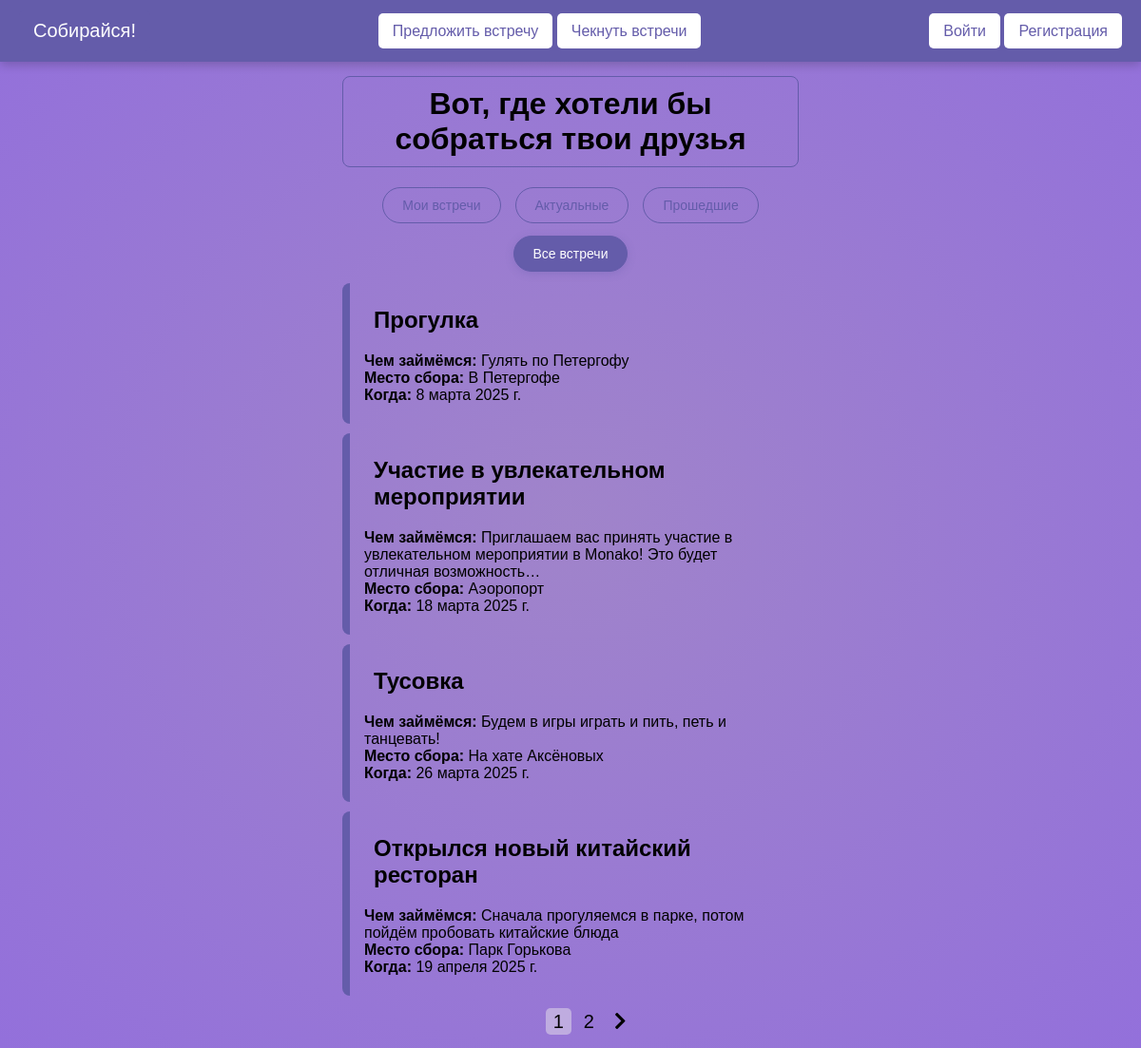
The app's page /check/?filter=all with its own data.
### meetings/models.py (models this page shows, shortened)
class Meeting(models.Model):
    author = models.ForeignKey(User, on_delete=models.SET_NULL, null=True)
    reason_to_meet = models.CharField('Повод для встречи', max_length=150)
    meeting_place = models.CharField('Место сбора' ,max_length=255)
    address = models.CharField('Адрес', max_length=150)
    what_to_do = models.TextField('Чем займёмся')
    dress_code = models.CharField('Дресс-код', max_length=150)
    link = models.URLField('Ссылка на место, мероприятие', blank=True)
    date_meeting = models.DateField('Когда собираемся')
    date_create = models.DateField(auto_now_add=True)
    class Meta:
        verbose_name = "Встреча"
        verbose_name_plural = "Встречи"

### meetings/views.py (the view)
# urls.py: path('check/', MeetingListView.as_view(), name='check'),
class MeetingListView(ListView):
    model = Meeting
    template_name = 'meetings/check.html'
    context_object_name = 'meetings'
    paginate_by = 4
    def get_queryset(self):
        queryset = super().get_queryset()
        filter_type = self.request.GET.get('filter', 'actual')
        now = timezone.now()
        if filter_type == 'author':
            queryset = queryset.filter(author=self.request.user)
        elif filter_type == 'past':
            queryset = queryset.filter(date_meeting__lt=now)
        elif filter_type == 'all':
            pass
        else:
            queryset = queryset.filter(date_meeting__gte=now)
        return queryset.order_by('date_meeting')
    def get_context_data(self, **kwargs):
        context = super().get_context_data(**kwargs)
        context['title'] = "Запланированные встречи"
        context['current_filter'] = self.request.GET.get('filter', 'actual')
        return context

### meetings/templates/meetings/check.html (shortened to what this page needs)
{% extends 'base.html' %}
{% load static %}
{% block content %}
<link rel="stylesheet" href="https://cdnjs.cloudflare.com/ajax/libs/font-awesome/5.15.4/css/all.min.css">
<link rel="stylesheet" type="text/css" href="{% static 'meetings/css/check.css' %}"/>
 <div class="container-fluid events-container">
    <h1 class="mb-4 ml-3">Вот, где хотели бы собраться твои друзья</h1>
     <div class="filters-container">
        <a href="?filter=author" class="filter-btn {% if current_filter == 'author' %}active{% endif %}">
            Мои встречи
        </a>
        <a href="?filter=actual" class="filter-btn {% if current_filter == 'actual' %}active{% endif %}">
            Актуальные
        </a>
        <a href="?filter=past" class="filter-btn {% if current_filter == 'past' %}active{% endif %}">
            Прошедшие
        </a>
        <a href="?filter=all" class="filter-btn {% if current_filter == 'all' %}active{% endif %}">
            Все встречи
        </a>
     </div>
    <div class="row g-4">
        {% for meeting in page_obj %}
        <div class="col-md-5 col-lg-4">
            <a href="{% url 'meeting_detail' meeting.pk %}" class="card-link">
                <div class="card meeting-card" style="border-left: 8px solid {{ 'rgb(100, 92, 170)' }}">
                    <div class="card-content">
                        <h2 class="card-title">{{ meeting.reason_to_meet }}</h2>
                        <p class="card-text">
                            <strong>Чем займёмся:</strong> {{ meeting.what_to_do|truncatechars:100 }}<br>
                            <strong>Место сбора: </strong> {{ meeting.meeting_place|truncatechars:100 }}<br>
                            <strong>Когда: </strong> {{ meeting.date_meeting }}
                        </p>
                    </div>
                </div>
            </a>
        </div>
        {% endfor %}
    </div>
</div>
    <nav aria-label="Page navigation">
        <ul class="pagination justify-content-center">
            {% for num in page_obj.paginator.page_range %}
                <li class="page-item {% if num == page_obj.number %}active{% endif %}">
                    <a class="page-link" href="?page={{ num }}&filter={{ current_filter }}">{{ num }}</a>
                </li>
            {% endfor %}
            {% if page_obj.has_next %}
                <li class="page-item">
                    <a class="page-link" href="?page={{ page_obj.next_page_number }}&filter={{ current_filter }}">
                        <i class="fas fa-chevron-right"></i>
                    </a>
                </li>
            {% endif %}
        </ul>
    </nav>
</div>
{% endblock %}

### meetings/static/meetings/css/style.css (style rules this page uses)
body { background: radial-gradient(ellipse, #A084CA, #9370DB); margin: 0; font-family: Arial, sans-serif; }

### meetings/static/meetings/css/check.css (style rules this page uses)
.events-container { margin-left: 30%; margin-top: 80px; max-width: 40%; }
.mb-4 { text-align: center; padding: 10px; border: 1px solid #645CAA; border-radius: 8px; }
.filters-container { display: flex; gap: 15px; flex-wrap: wrap; justify-content: center; }
.filter-btn { padding: 10px 20px; border: 1px solid #645CAA; border-radius: 25px; text-decoration: none; color: #645CAA; transition: all 0.3s ease; font-size: 14px; background: transparent; cursor: pointer; }
.filter-btn.active, .filter-btn:hover { background-color: #645CAA; color: white; transform: translateY(-2px); box-shadow: 0 2px 8px rgba(100, 92, 170, 0.3); }
.meeting-card { margin-top: 70px; margin: 10px 0; transition: transform 0.3s ease, box-shadow 0.3s ease; border-radius: 8px; overflow: hidden; transform-origin: left center; }
.card-content { padding: 5px 25px 5px 15px; }
.card-title { margin-left: 10px; }
.card-link { text-decoration: none; color: inherit; }
.pagination { margin-top: 20x; list-style: none; display: flex; justify-content: center; gap: 5px; }
.page-item.active .page-link { background-color: #BFACE0; border-color: #BFACE0; }
.page-link { color: #000000; font-size: 20px; font-weight: 500; border: 1px solid EBC7E8; border-radius: 5px; text-align: center; padding: 0.2rem 0.5rem; background-color: inherit; width: 25%; transition: background-color 0.3s ease; text-decoration: none; }

### records on screen
Meeting: reason_to_meet "Прогулка", what_to_do "Гулять по Петергофу", meeting_place "В Петергофе", date_meeting "8 марта 2025 г."
Meeting: reason_to_meet "Участие в увлекательном мероприятии", what_to_do "Приглашаем вас принять участие в увлекательном мероприятии в Monako! Это будет отличная возможность…", meeting_place "Аэоропорт", date_meeting "18 марта 2025 г."
Meeting: reason_to_meet "Тусовка", what_to_do "Будем в игры играть и пить, петь и танцевать!", meeting_place "На хате Аксёновых", date_meeting "26 марта 2025 г."
Meeting: reason_to_meet "Открылся новый китайский ресторан", what_to_do "Сначала прогуляемся в парке, потом пойдём пробовать китайские блюда", meeting_place "Парк Горькова", date_meeting "19 апреля 2025 г."

### other values on screen
{{ num }} "1" "2"
